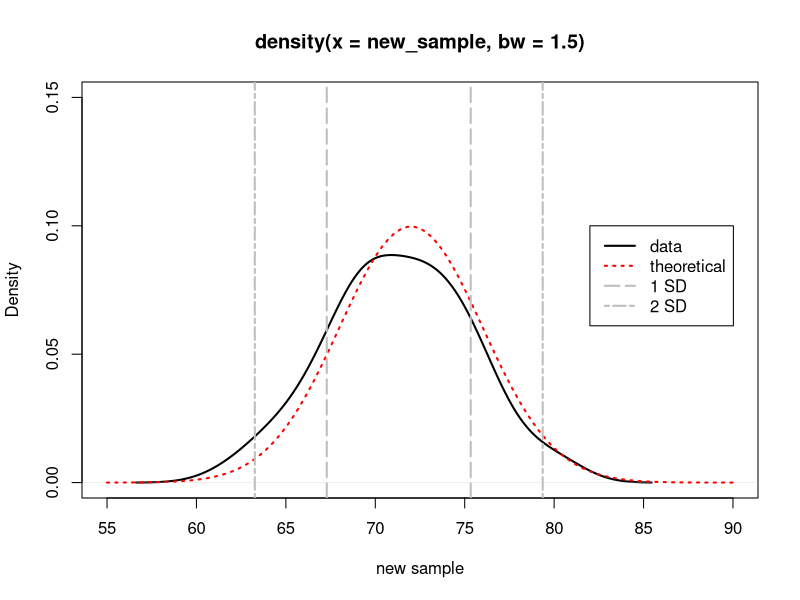
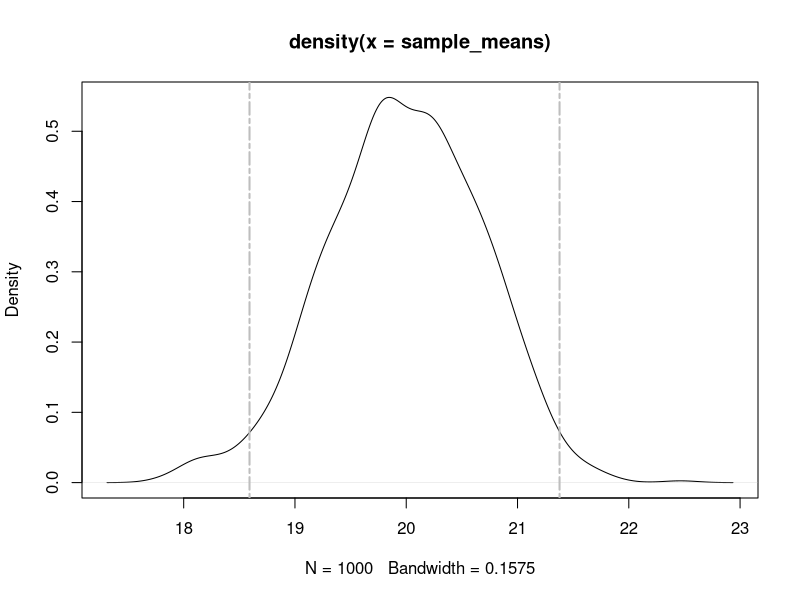
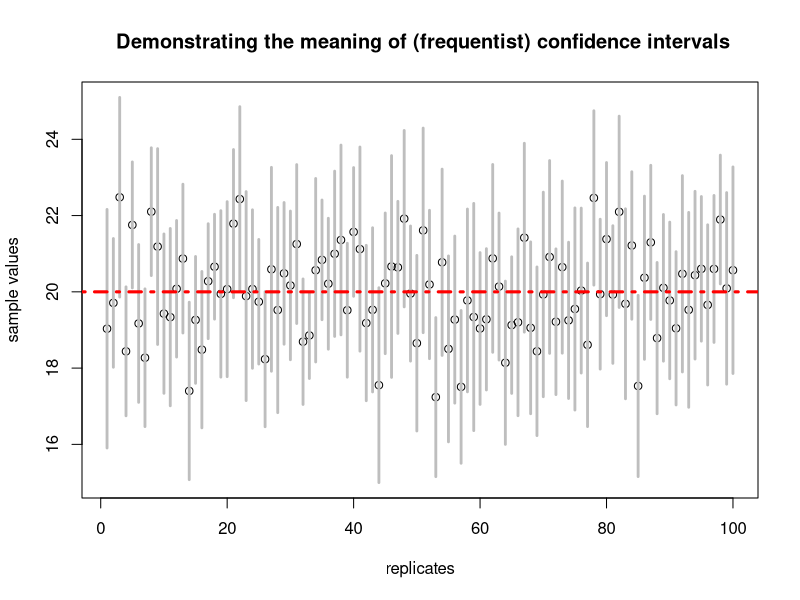

The R script that drew these images, in order:
## ---- chunk 1
new_sample <- rnorm(n=150, mean=72, sd=4)

plot(density(new_sample, bw=1.5), ylim=c(0,0.15), xlim=c(55,90), lwd=2, xlab="new sample")

curve(dnorm(x,mean=72,sd=4),55,90, add=T, col="red", lty=3, lwd=2) # The "true" population distribution


#In general ~ 67% of observations fall within +/- SD of the mean for a Normal distribution....
abline(v=mean(new_sample) - sd(new_sample), col="grey", lwd=2, lty=5)
abline(v=mean(new_sample) + sd(new_sample), col="grey", lwd=2, lty=5)

#And in general ~96% of observations fall within +/- 2 SD of the mean
abline(v=mean(new_sample) - 2*sd(new_sample), col="grey", lwd=2, lty=6)
abline(v=mean(new_sample) + 2*sd(new_sample), col="grey", lwd=2, lty=6)

legend(x=82,y=0.1, col=c("black", "red", "grey","grey"), lwd=2, lty=c(1,3,5,6), legend=c("data", "theoretical", "1 SD", "2 SD"))
## ---- chunk 2
sample_means <- replicate(1000, expr=mean(rnorm(50,20,5)))
plot(density(sample_means))
 
abline(v=mean(sample_means) - 2*sd(sample_means), col="grey", lwd=2, lty=6)
abline(v=mean(sample_means) + 2*sd(sample_means), col="grey", lwd=2, lty=6)
## ---- chunk 3
StandardError <- function(x) {sd(x)/sqrt(length(x))}
## ---- chunk 4
SamplingFunction <- function(n=20, mean=20, sd=5) {
   one.sample.from.population <- rnorm(n,mean=mean, sd=sd)
 	return(c(mean=mean(one.sample.from.population), SE = StandardError(one.sample.from.population)))
 }
## ---- chunk 5
samples_for_CI <- t(replicate(100,expr=SamplingFunction()))  # Replicating the sampler
## ---- chunk 6
# 1.96 * standard error of the mean
ci_95 <- 1.96*samples_for_CI[,2]
lower <- samples_for_CI[,1] - ci_95
upper <- samples_for_CI[,1] + ci_95

replicates <- 1:length(samples_for_CI[,1]) # just creating a variable for the number of replicates.

plot(samples_for_CI[,1] ~ replicates, ylab="sample values", 
    ylim=c(min(lower), max(upper)), # Just setting the lower and upper values of the Y axis
    main=" Demonstrating the meaning of (frequentist) confidence intervals")

# generate Confidence Intervals
for ( i in 1:length(samples_for_CI[,2])) {
  lines(x=c(replicates[i],replicates[i] ), y=c(lower[i],upper[i]), lwd=2.75, col="grey")  
}

# Given that we know the true value for the mean (20 in this case, unless you changed it.) We can plot this on
abline(h=20, col="red", lwd=3, lty=4) 
